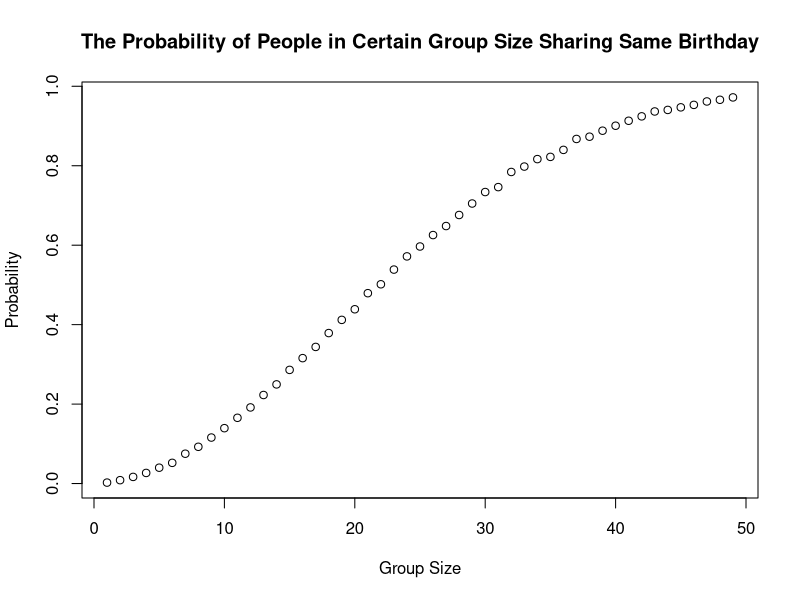

Write R code to recreate this figure. (Note: a time limit stopped this script after it produced the figure.)
## ---- chunk 1
library(broom)
library(tidyverse)
library(ggplot2)
set.seed(1)
## ---- chunk 2
group_size = 2:50

birthdays = 1:365

dup_birthday = function(n){
  
  assign_birthday = sample(birthdays, n, replace = TRUE)

  return(anyDuplicated(assign_birthday)!=0)
  
}

## ---- chunk 3

simulations = 10000

prob = array(2:50, dim = c(49))
for(n in group_size){
  count = 0
for(i in 1:simulations){
  if(dup_birthday(n)){
    count = count + 1
  }
  
}
  prob[n-1] = count/simulations
}

prob

## ---- chunk 4
plot(prob, xlab="Group Size", ylab="Probability", main = "The Probability of People in Certain Group Size Sharing Same Birthday")
## ---- chunk 5

n = 30
sigma = 5
alpha = 0.05
sim = 5000
mu_set = 0:6

sim_t_test = function(mu, n=30, sigma=5, alpha=0.05) {
  
  sim_data = tibble(
    x = rnorm(n, mean = mu, sd = sigma)
  )
  
  t_test = t.test(sim_data$x, mu=0)
  
  t_test = tidy(t_test)
  

  tibble(estimate = t_test$estimate, p_value = t_test$p.value)
    
}


## ---- chunk 6
sim_t_test(mu=6)
## ---- chunk 7
t_test_mu = map(mu_set, ~{
  estimates = numeric(sim)
  p_values = numeric(sim)
  
  for(i in 1:sim){
    sim_x = sim_t_test(.x,n,sigma,alpha)
    estimates[i] = sim_x$estimate
    p_values[i] = sim_x$p_value
  }
  
  power = mean(p_values < alpha)
  
  rejected_estimate = mean(estimates[p_values<alpha])
  
  tibble(mu = .x, power = power,estimate = mean(estimates),rejected_estimate = rejected_estimate)
})

t_test_result = bind_rows(t_test_mu)

## ---- chunk 8
t_test_result
## ---- chunk 9
ggplot(t_test_result, aes(x = mu, y = power))+
  geom_point()+
  geom_line()+
  labs(title = "Power of the Test Under Different Mean",
       x = "True Value of Mean",
       y = "The Power of the Test")
## ---- chunk 10
ggplot(t_test_result, aes(x = mu))+
  geom_point(aes(y=estimate),color = "red")+
  geom_line(aes(y=estimate),color = "red",linetype = "dashed")+
  geom_point(aes(y=rejected_estimate),color = "blue")+
  geom_line(aes(y=rejected_estimate),color = "blue",linetype="dashed")+
  labs(title = "Different between average estimate of mu(red) and that only for null rejected(blue)",
       x = "True Value of Mean",
       y = "Average estimate of mu Under Different Conditions",
      )
